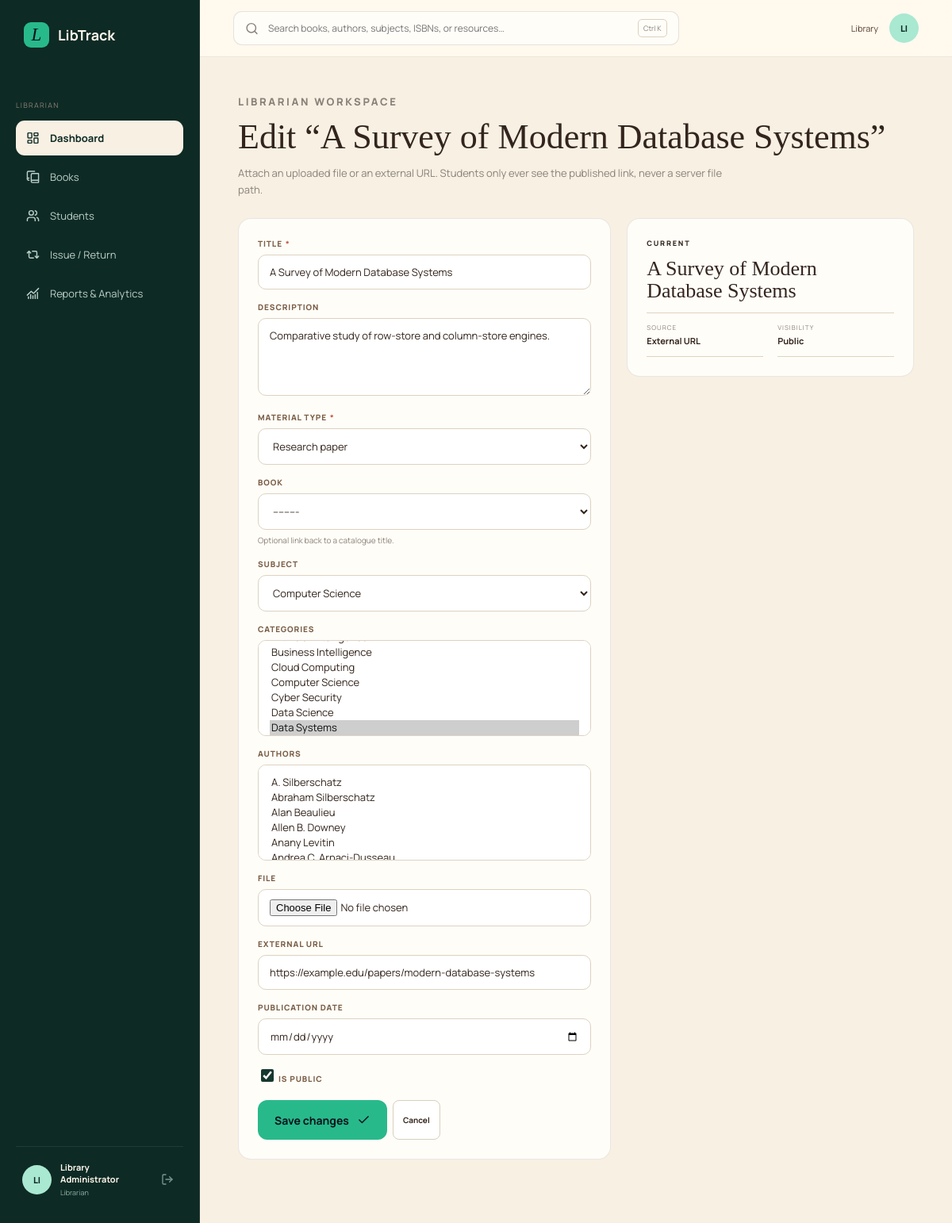
Before: /librarian/materials/3/edit/ (signed in) with the older database file.
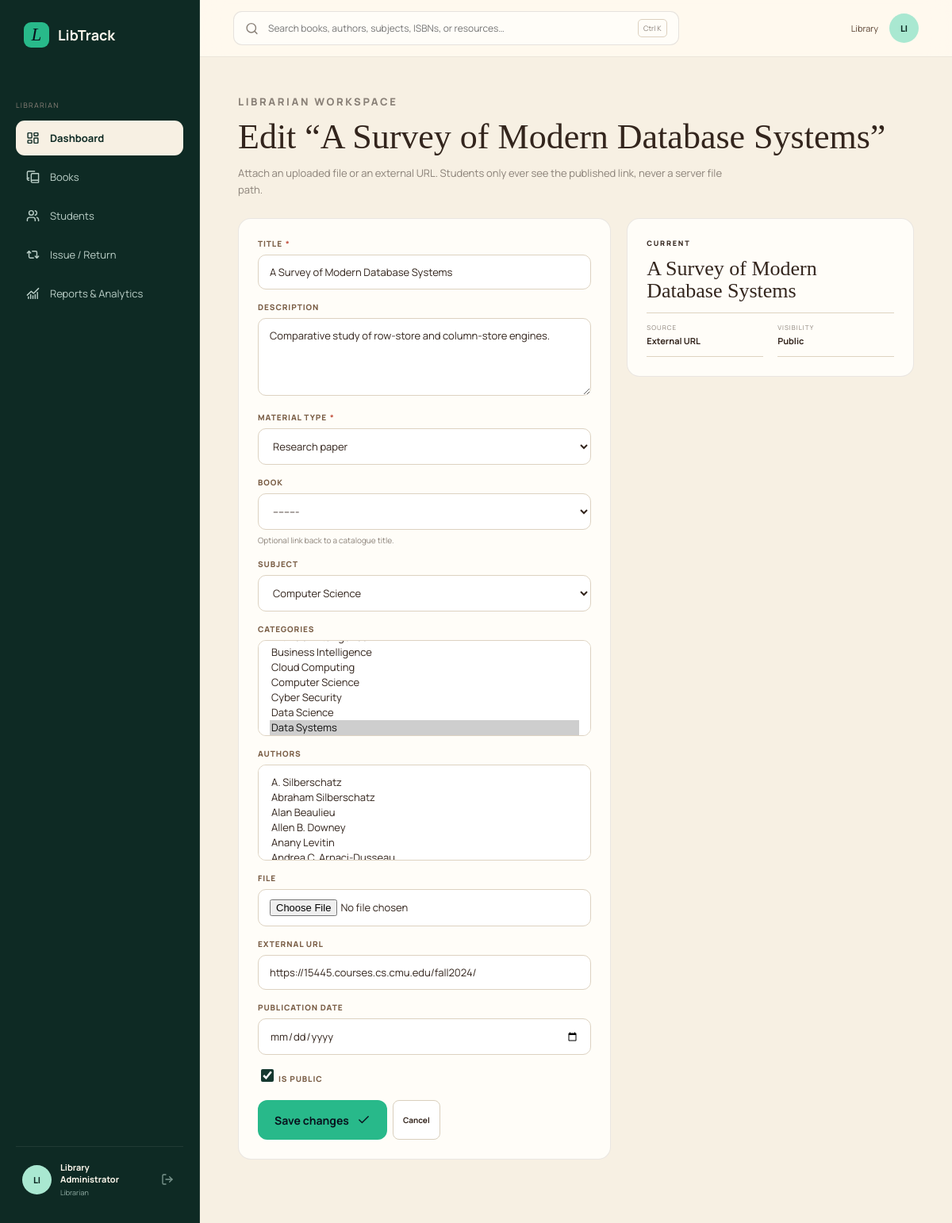
After: the same page with the newer database file.
### core/models.py (models this page shows, shortened)
class TimestampedModel(models.Model):
    created_at = models.DateTimeField(auto_now_add=True)
    updated_at = models.DateTimeField(auto_now=True)
    class Meta:
        abstract = True

class DigitalMaterial(TimestampedModel):
    class MaterialType(models.TextChoices):
        EBOOK = "ebook", "E-book"
        PAPER = "paper", "Research paper"
        NOTES = "notes", "Study notes"
        JOURNAL = "journal", "Journal"
        OTHER = "other", "Other"
    title = models.CharField(max_length=240, db_index=True)
    material_type = models.CharField(
        max_length=12, choices=MaterialType.choices, default=MaterialType.OTHER)
    book = models.ForeignKey(
        Book, null=True, blank=True, on_delete=models.SET_NULL,
        related_name="digital_materials", help_text="Optional link back to a catalogue title.")
    subject = models.ForeignKey(
        Subject, null=True, blank=True, on_delete=models.SET_NULL, related_name="materials")
    categories = models.ManyToManyField(Category, related_name="materials", blank=True)
    authors = models.ManyToManyField(Author, related_name="digital_materials", blank=True)
    description = models.TextField(blank=True)
    file = models.FileField(upload_to="materials/", blank=True)
    external_url = models.URLField(max_length=500, blank=True)
    publication_date = models.DateField(null=True, blank=True)
    is_public = models.BooleanField(default=True, db_index=True)
    class Meta:
        ordering = ["title"]
        indexes = [
            models.Index(fields=["material_type", "is_public"], name="material_type_public_idx"),
        ]
        constraints = [
            models.CheckConstraint(
                condition=~models.Q(file="") | ~models.Q(external_url=""),
                name="material_has_a_source"),
        ]

### core/views.py (the view)
# urls.py: path("librarian/materials/<int:pk>/edit/", views.librarian_material_edit, name="librarian_material_edit"),
@_librarian_required
def librarian_material_edit(request, pk):
    material = get_object_or_404(DigitalMaterial, pk=pk)
    if request.method == "POST":
        form = DigitalMaterialForm(request.POST, request.FILES, instance=material)
        if form.is_valid():
            form.save()
            messages.success(request, f"“{material.title}” was updated.")
            return redirect("core:librarian_materials")
        messages.error(request, "Please correct the highlighted fields.")
    else:
        form = DigitalMaterialForm(instance=material)
    return render(request, "librarian/material_form.html", {
        "form": form, "material": material, "is_edit": True, "section": "librarian"})

### core/context_processors.py (called while the page is built)
def library_rules(request):
    return {"LIBRARY_RULES": django_settings.LIBRARY_RULES}

### core/models.py (called while the page is built)
    def __str__(self):
        return self.name

    def __str__(self):
        return self.name

    def __str__(self):
        if self.semester_id and self.code:
            return f"{self.code} — {self.name}"
        return self.name

    def __str__(self):
        return self.title

### core/views.py (called while the page is built)
def _librarian_required(view):
    return user_passes_test(
        lambda u: u.is_authenticated and u.is_staff, login_url="core:portal_select")(view)

### templates/librarian/material_form.html (shortened to what this page needs)
{% extends "base.html" %}
{% block content %}
<div class="app-shell">
  {% include "partials/sidebar.html" %}
  <main class="app-main">
    {% include "partials/topbar.html" %}
    <section class="content-pad">
      <div class="page-intro">
        <p class="app-eyebrow">LIBRARIAN WORKSPACE</p>
        <h1>{% if is_edit %}Edit “{{ material.title }}”{% else %}Add a digital material{% endif %}</h1>
        <p>Attach an uploaded file or an external URL. Students only ever see the published link, never a server file path.</p>
      </div>
      <div class="panel-grid">
        <section class="panel">
          <form method="post" enctype="multipart/form-data" novalidate>{% csrf_token %}
            {% for field in form %}{% include "partials/form_field.html" %}{% endfor %}
            <div class="desk-actions" style="margin-top:20px">
              <button class="button button-primary" type="submit">{% if is_edit %}Save changes{% else %}Add material{% endif %} <i data-lucide="check"></i></button>
              <a class="btn-inline" href="{% url 'core:librarian_materials' %}">Cancel</a>
            </div>
          </form>
        </section>
        <aside class="stack">
          <section class="panel">
            <p class="app-eyebrow">CURRENT</p>
            <h2 style="font:26px/1.05 var(--serif);margin:6px 0 14px">{{ material.title|default:"New material" }}</h2>
            <dl class="detail-list">
              <div><dt>Source</dt><dd>{% if material.external_url %}External URL{% elif material.file %}Uploaded file{% else %}Not set{% endif %}</dd></div>
              <div><dt>Visibility</dt><dd>{% if material.is_public %}Public{% else %}Hidden{% endif %}</dd></div>
            </dl>
          </section>
        </aside>
      </div>
    </section>
  </main>
</div>
{% endblock %}

### templates/partials/form_field.html (shortened to what this page needs)
<div class="form-field{% if field.errors %} has-error{% endif %}">
  {% if field.field.widget.input_type == "checkbox" %}
    <label class="checkbox-field" for="{{ field.id_for_label }}">{{ field }} <span>{{ field.label }}</span></label>
  {% else %}
    <label for="{{ field.id_for_label }}">{{ field.label }}{% if field.field.required %}<span class="req" aria-hidden="true">*</span>{% endif %}</label>
    {{ field }}
  {% endif %}
  {% if field.help_text %}<p class="help-text">{{ field.help_text }}</p>{% endif %}
</div>

Changed rows visible on the page:
changed DigitalMaterial "A Survey of Modern Database Systems": external_url "https://example.edu/papers/modern-database-systems" → "https://15445.courses.cs.cmu.edu/fall2024/"
